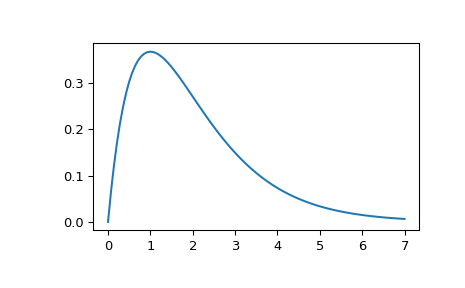

Reproduce this figure in Python.
# Compute the impulse response of a second order system with a repeated
# root: ``x''(t) + 2*x'(t) + x(t) = u(t)``

from scipy import signal
system = ([1.0], [1.0, 2.0, 1.0])
t, y = signal.impulse2(system)
import matplotlib.pyplot as plt
plt.plot(t, y)
